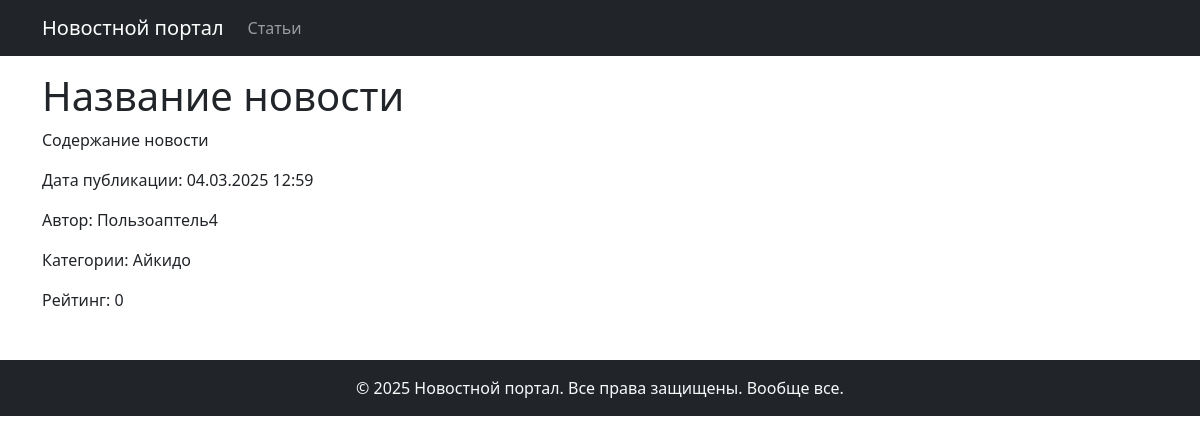
/articles/11/ (signed in), run on the app's committed database.
### biblio/models.py (models this page shows, shortened)
class Post(models.Model):
    NEWS = 'NW'
    ARTICLE = 'AR'
    POST_TYPES = [
        (NEWS, 'Новость'),
        (ARTICLE, 'Статья')
    ]
    author = models.ForeignKey(Author, on_delete=models.CASCADE)
    post_type = models.CharField(max_length=2, choices=POST_TYPES)
    created_at = models.DateTimeField(auto_now_add=True)
    categories = models.ManyToManyField(Category, through='PostCategory')
    title = models.CharField(max_length=255)
    text = models.TextField()
    rating = models.IntegerField(default=0)

class Author(models.Model):
    user = models.OneToOneField(User, on_delete=models.CASCADE)
    rating = models.IntegerField(default=0)

class Category(models.Model):
    name = models.CharField(max_length=255, unique=True)
    subscribers = models.ManyToManyField(User, through='CategorySubscriber', related_name='subscribed_categories')

### biblio/views.py (the view)
# urls.py: path('articles/<int:pk>/', ArticlesDetail.as_view(), name='articles_detail'),
class ArticlesDetail(PermissionRequiredMixin, DetailView):
     model = Post
     template_name = 'articles/articles_detail.html'
     context_object_name = 'article'
     permission_required = ('biblio.view_post',)

### biblio/templatetags/custom_filters.py (called while the page is built)
@register.filter()
def censor (value):
    for word in censor_list:
        value = value.replace(word[1:-1], "*" * len(word[1:-1]))
    return value

### templates/articles/articles_detail.html (shortened to what this page needs)
{% extends 'default.html' %}
{% load custom_filters %}
{% block content %}
    <div class="container mt-3">
        <div class="articles-detail">
            <h1>{{ article.title|censor }}</h1>
            <div class="post-content">
                {{ article.text|censor|linebreaks }}
            </div>
            <div class="post-meta">
                <p>Дата публикации: {{article.created_at|date:"d.m.Y H:i" }}</p>
                <p>Автор: {{article.author.user.username }}</p>
                <p>
                    Категории:
                    {% for category in article.categories.all %}
                        {{ category.name }}{% if not forloop.last %}, {% endif %}
                    {% endfor %}
                </p>
            </div>
            <div class="post-rating">
                <p>Рейтинг: {{article.rating}}</p>
            </div>
        </div>
    </div>
{% endblock content %}

### data on the page
Post: title|censor "Название новости", text|censor "Содержание новости", created_at "04.03.2025 12:59", author.user.username "Пользоаптель4", rating "0"
Category: name "Айкидо"
